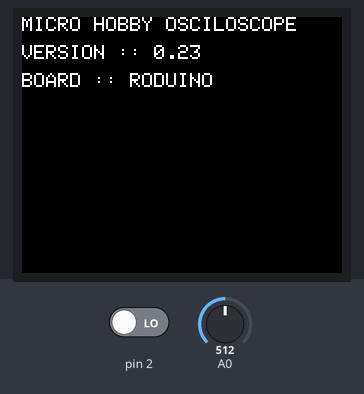
Recording of a program running on a simulated Arduino Uno, built with avr-gcc and run on an emulated ATmega328P. Shown: 160×128 colour display. The inputs (shaded band) are chosen by the test bench; at power-on: pin 2 LOW, A0 = 512.

Above: at 0.2 s.
At 3.5 s:
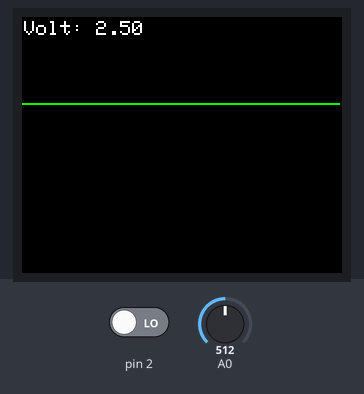
3.6 s: pin 2 driven HIGH
At 3.98 s:
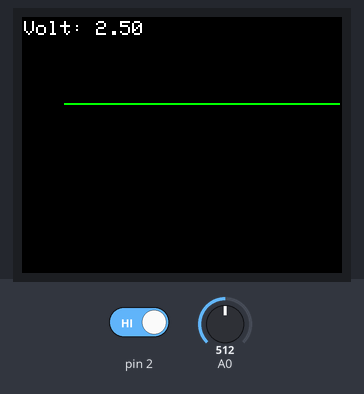
Timing chart, 0 to 6.6 s (numbered marks = the images above; inputs shaded):
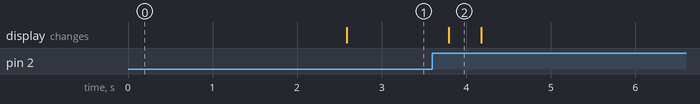

The program:

main.cpp
```cpp
#include <Arduino.h>
#include <SPI.h>
#include <defconfig.h>
#include <board_core.h>
#include <osciloscope_plot.h>
#include <button.h>

/* MAIN ENTRY */
osciloscope_plot_data screen_plot;
button_data calc_button;

void setup()
{
	/* Board specific initialization */
	board_setup();

	/* init button */
	calc_button.pin = CONFIG_BUTTON_CALC_INTERRUPT;
	/* on press recalc the bias */
	calc_button.on_press = [] () {
		osciloscope_plot_recalc_bias(&screen_plot);
	};
	button_listener (&calc_button);

	/* Project */
	osciloscope_plot_init();
	osciloscope_plot_clear(&screen_plot);

	/* get initial chunk */
	osciloscope_plot_draw_chunk(&screen_plot);
	/* calc the bias */
	osciloscope_plot_calc_bias(&screen_plot);
}

void loop()
{
	/*osciloscope_plot_read_pin_and_plot (&screen_plot);*/
	osciloscope_plot_draw_chunk(&screen_plot);
}
```

Measured:
- after the input at 3.6 s, the display: changes after 0.19 s (image 2)
